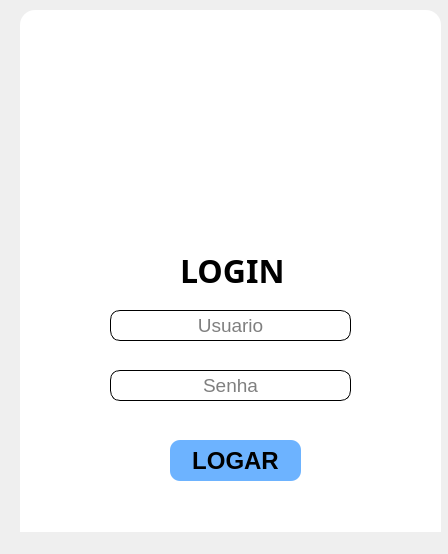
<?xml version="1.0" encoding="UTF-8"?>
<ui version="4.0">
 <class>MainWindow</class>
 <widget class="QMainWindow" name="MainWindow">
  <property name="geometry">
   <rect>
    <x>0</x>
    <y>0</y>
    <width>448</width>
    <height>554</height>
   </rect>
  </property>
  <property name="font">
   <font>
    <pointsize>14</pointsize>
   </font>
  </property>
  <property name="cursor">
   <cursorShape>IBeamCursor</cursorShape>
  </property>
  <property name="windowTitle">
   <string>MainWindow</string>
  </property>
  <property name="styleSheet">
   <string notr="true">border-radius:15px;</string>
  </property>
  <widget class="QWidget" name="centralwidget">
   <widget class="QWidget" name="widget" native="true">
    <property name="geometry">
     <rect>
      <x>20</x>
      <y>10</y>
      <width>421</width>
      <height>551</height>
     </rect>
    </property>
    <property name="styleSheet">
     <string notr="true">border-radius:15px;
background-color: rgb(255, 255, 255);</string>
    </property>
    <widget class="QPushButton" name="bt_logar">
     <property name="geometry">
      <rect>
       <x>150</x>
       <y>430</y>
       <width>131</width>
       <height>41</height>
      </rect>
     </property>
     <property name="font">
      <font>
       <pointsize>18</pointsize>
       <weight>75</weight>
       <bold>true</bold>
      </font>
     </property>
     <property name="styleSheet">
      <string notr="true">background-color: rgb(109, 179, 255);
border-radius:10px;</string>
     </property>
     <property name="text">
      <string>LOGAR</string>
     </property>
    </widget>
    <widget class="QLineEdit" name="usuario">
     <property name="geometry">
      <rect>
       <x>90</x>
       <y>300</y>
       <width>241</width>
       <height>31</height>
      </rect>
     </property>
     <property name="font">
      <font>
       <pointsize>14</pointsize>
      </font>
     </property>
     <property name="toolTip">
      <string>&lt;html&gt;&lt;head/&gt;&lt;body&gt;&lt;p align=&quot;center&quot;&gt;A&lt;/p&gt;&lt;/body&gt;&lt;/html&gt;</string>
     </property>
     <property name="styleSheet">
      <string notr="true">QLineEdit{
	border-radius: 10px;
	border: 1px solid black;
} </string>
     </property>
     <property name="text">
      <string/>
     </property>
     <property name="alignment">
      <set>Qt::AlignCenter</set>
     </property>
     <property name="placeholderText">
      <string>Usuario</string>
     </property>
    </widget>
    <widget class="QLineEdit" name="senha">
     <property name="geometry">
      <rect>
       <x>90</x>
       <y>360</y>
       <width>241</width>
       <height>31</height>
      </rect>
     </property>
     <property name="font">
      <font>
       <pointsize>14</pointsize>
      </font>
     </property>
     <property name="toolTip">
      <string>&lt;html&gt;&lt;head/&gt;&lt;body&gt;&lt;p align=&quot;center&quot;&gt;A&lt;/p&gt;&lt;/body&gt;&lt;/html&gt;</string>
     </property>
     <property name="styleSheet">
      <string notr="true">QLineEdit{
	border-radius: 10px;
	border: 1px solid black;
} </string>
     </property>
     <property name="inputMask">
      <string/>
     </property>
     <property name="text">
      <string/>
     </property>
     <property name="echoMode">
      <enum>QLineEdit::Password</enum>
     </property>
     <property name="alignment">
      <set>Qt::AlignCenter</set>
     </property>
     <property name="placeholderText">
      <string>Senha</string>
     </property>
    </widget>
    <widget class="QLabel" name="logo">
     <property name="geometry">
      <rect>
       <x>100</x>
       <y>10</y>
       <width>231</width>
       <height>221</height>
      </rect>
     </property>
     <property name="styleSheet">
      <string notr="true">image: url(:/logo/sem fund.png);</string>
     </property>
     <property name="text">
      <string/>
     </property>
     <property name="pixmap">
      <pixmap>//172.16.88.3/Pasta de rede/Turmas/005_2023_0060/Projeto CATs/Telas/sem fund.png</pixmap>
     </property>
     <property name="scaledContents">
      <bool>true</bool>
     </property>
    </widget>
    <widget class="QLabel" name="login">
     <property name="geometry">
      <rect>
       <x>160</x>
       <y>240</y>
       <width>111</width>
       <height>41</height>
      </rect>
     </property>
     <property name="font">
      <font>
       <family>Segoe UI Black</family>
       <pointsize>24</pointsize>
       <weight>75</weight>
       <bold>true</bold>
      </font>
     </property>
     <property name="mouseTracking">
      <bool>false</bool>
     </property>
     <property name="styleSheet">
      <string notr="true"/>
     </property>
     <property name="text">
      <string>LOGIN</string>
     </property>
    </widget>
   </widget>
  </widget>
  <widget class="QMenuBar" name="menubar">
   <property name="geometry">
    <rect>
     <x>0</x>
     <y>0</y>
     <width>448</width>
     <height>21</height>
    </rect>
   </property>
  </widget>
  <widget class="QStatusBar" name="statusbar"/>
 </widget>
 <resources/>
 <connections/>
</ui>
